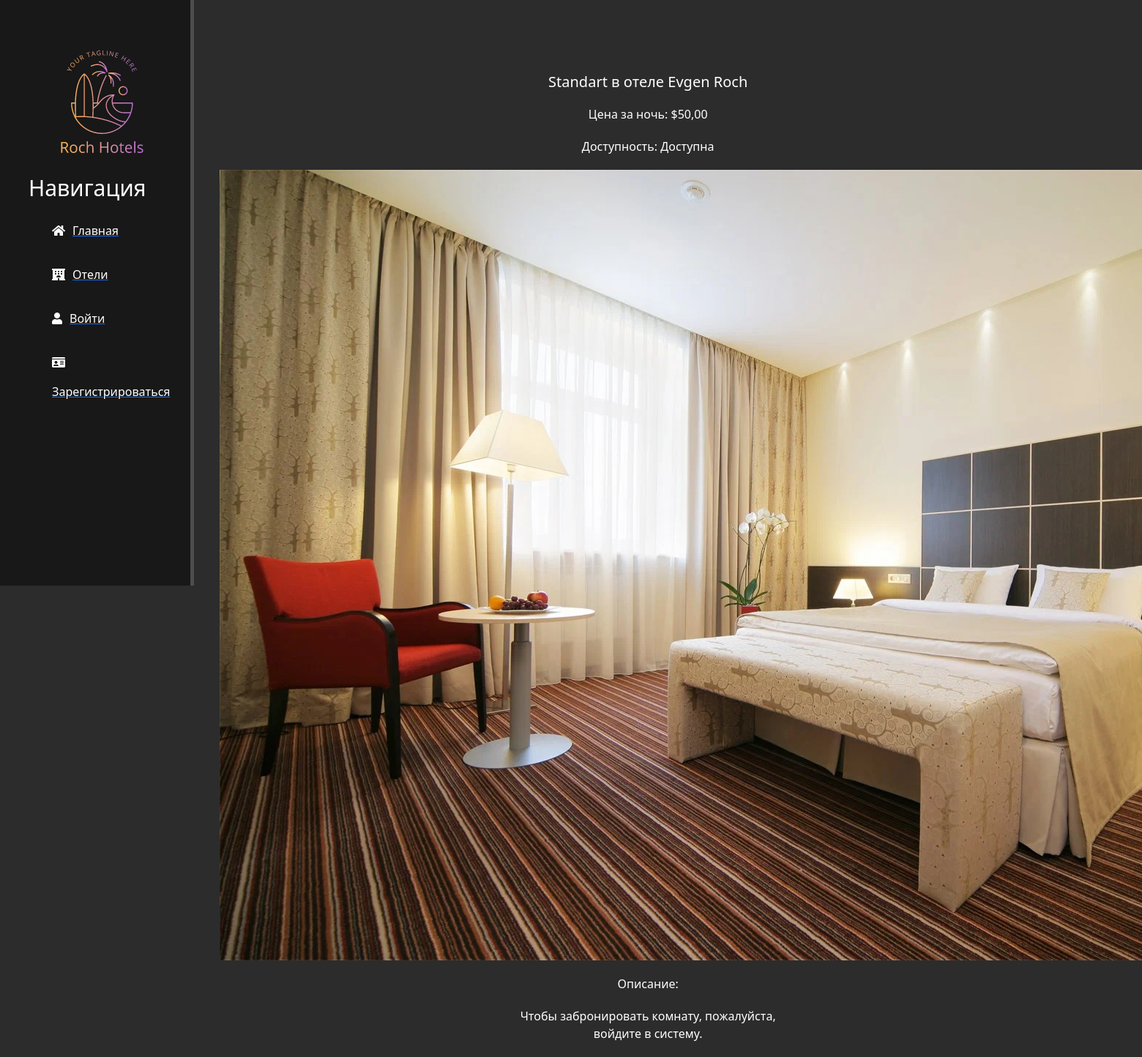
Page /hotels/1/rooms/1 on the committed database.
### main/models.py (models this page shows, shortened)
class Room(models.Model):
    ROOM_TYPES = [
        ('Standart', 'Standart'),
        ('Bedroom', 'Bedroom'),
        ('Superior', 'Superior'),
        ('Studio', 'Studio'),
        ('Family Room', 'Family Room'),
        ('Family Studio', 'Family Studio'),
        ('Suite', 'Suite'),
        ('Junior Suite', 'Junior Suite'),
        ('De Luxe', 'De Luxe'),
        ('Executive Suite', 'Executive Suite'),
        ('Business Room', 'Business Room'),
        ('Connected Room', 'Connected Room'),
        ('Duplex', 'Duplex'),
        ('Apartment', 'Apartment'),
        ('King Suites', 'King Suites'),
        ('President Suites', 'President Suites'),
    ]
    hotel = models.ForeignKey(Hotel, on_delete=models.CASCADE)
    room_type = models.CharField(max_length=20, choices=ROOM_TYPES)
    photos = models.ImageField(upload_to='room_images/', blank=False, null=False)
    price_per_night = models.DecimalField(max_digits=10, decimal_places=2)
    available = models.BooleanField(default=True)
    created_at = models.DateTimeField(auto_now_add=True)
    updated_at = models.DateTimeField(auto_now=True)
    deleted_at = models.DateTimeField(null=True, blank=True)
    deleted = models.BooleanField(default=False)

class Hotel(models.Model):
    name = models.CharField(max_length=50)
    location = models.CharField(max_length=250)
    description = models.TextField()
    photos = models.ImageField(upload_to='hotel_images/', blank=False, null=False)
    rating = models.DecimalField(max_digits=3, decimal_places=2, default=0.0)
    created_at = models.DateTimeField(auto_now_add=True)
    updated_at = models.DateTimeField(auto_now=True)
    deleted_at = models.DateTimeField(null=True, blank=True)
    deleted = models.BooleanField(default=False)
    room_count = models.PositiveIntegerField(default=0)
    phone_number = models.CharField(max_length=15, blank=True, null=True)
    email = models.EmailField(blank=True, null=True)
    address = models.CharField(max_length=250, blank=True, null=True)

### main/views.py (the view)
# urls.py: path('hotels/<int:pk>/rooms/<int:room_id>', views.RoomDetailView.as_view(), name='room-detail'),
class RoomDetailView(DetailView):
    model = Room
    template_name = 'main/rooms_detail_view.html'
    context_object_name = 'room'
    def get_object(self, queryset=None):
        hotel_id = self.kwargs['pk']
        room_id = self.kwargs['room_id']
        return Room.objects.get(hotel_id=hotel_id, id=room_id)
    def get_context_data(self, **kwargs):
        context = super().get_context_data(**kwargs)
        context['user'] = self.request.user
        return context

### main/templates/main/rooms_detail_view.html (shortened to what this page needs)
{% extends 'main/layout.html' %}
{% block content %}
    <div class="features">
        <h1>{{ room.room_type }} в отеле {{ room.hotel.name }}</h1>
        <p>Цена за ночь: ${{ room.price_per_night }}</p>
        <p>Доступность: {% if room.available %}Доступна{% else %}Занята{% endif %}</p>
        <img src="{{ room.photos.url }}" alt="{{ room.room_type }}">
        <p>Описание: {{ room.description }}</p>
        {% if user.is_authenticated %}
            <form method="post" action="{% url 'book-room' pk=room.hotel.pk room_id=room.pk %}">
                {% csrf_token %}
                <a href="{% url 'book-room' pk=room.hotel.pk room_id=room.pk %}"><button type="submit" class="btn btn-success">Забронировать</button></a>
            </form>
        {% else %}
            <p>Чтобы забронировать комнату, пожалуйста, войдите в систему.</p>
        {% endif %}
    </div>
{% endblock %}

### main/static/main/css/main.css (style rules this page uses)
body { background: #2c2c2c; }
main .features { float: left; color: white; margin-top: 100px; text-align: center; width: 75%; }
main .features h1 { font-size: 20px }
main .features p { max-width: 400px; margin: 20px auto }

### rows in the picture
Room: room_type "Standart", hotel.name "Evgen Roch", price_per_night "50,00", photos (picture)
